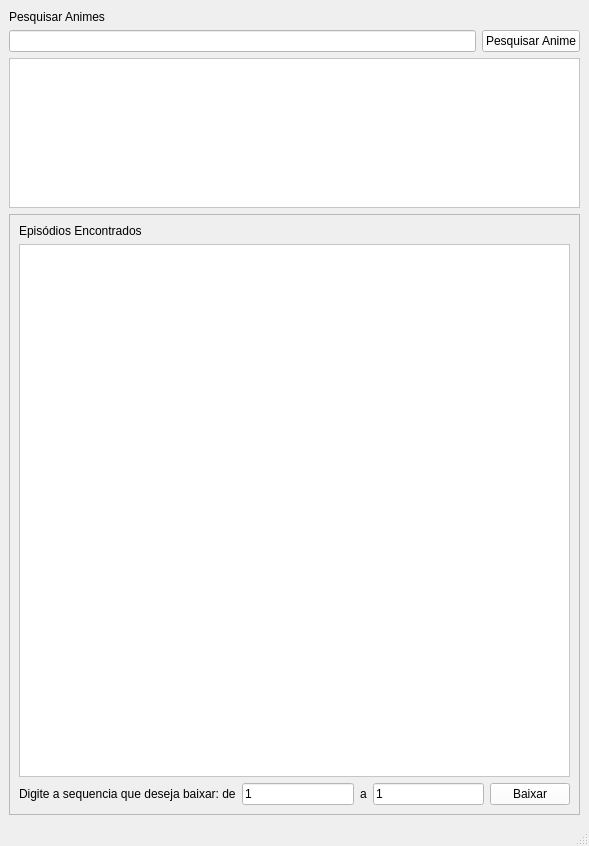
<?xml version="1.0" encoding="UTF-8"?>
<ui version="4.0">
 <class>MainWindow</class>
 <widget class="QMainWindow" name="MainWindow">
  <property name="geometry">
   <rect>
    <x>0</x>
    <y>0</y>
    <width>589</width>
    <height>846</height>
   </rect>
  </property>
  <property name="windowTitle">
   <string>Animesonline.club Downloader</string>
  </property>
  <widget class="QWidget" name="centralwidget">
   <layout class="QGridLayout" name="gridLayout_2">
    <item row="0" column="0">
     <layout class="QGridLayout" name="gridLayout">
      <item row="1" column="0">
       <widget class="QLineEdit" name="ed_nome">
        <property name="styleSheet">
         <string notr="true">background-color: rgb(255, 255, 255);</string>
        </property>
        <property name="text">
         <string/>
        </property>
       </widget>
      </item>
      <item row="1" column="1">
       <widget class="QPushButton" name="bt_pesquisar">
        <property name="styleSheet">
         <string notr="true">background-color: rgb(255, 255, 255);</string>
        </property>
        <property name="text">
         <string>Pesquisar Anime</string>
        </property>
       </widget>
      </item>
      <item row="2" column="0" colspan="2">
       <widget class="QListWidget" name="lista_animes">
        <property name="maximumSize">
         <size>
          <width>16777215</width>
          <height>150</height>
         </size>
        </property>
        <property name="styleSheet">
         <string notr="true">background-color: rgb(255, 255, 255);</string>
        </property>
       </widget>
      </item>
      <item row="3" column="0" colspan="2">
       <widget class="QFrame" name="frame">
        <property name="frameShape">
         <enum>QFrame::StyledPanel</enum>
        </property>
        <property name="frameShadow">
         <enum>QFrame::Raised</enum>
        </property>
        <layout class="QGridLayout" name="gridLayout_3">
         <item row="2" column="3">
          <widget class="QLineEdit" name="ed_fim">
           <property name="styleSheet">
            <string notr="true">background-color: rgb(255, 255, 255);</string>
           </property>
           <property name="text">
            <string>1</string>
           </property>
          </widget>
         </item>
         <item row="0" column="0">
          <widget class="QLabel" name="label_2">
           <property name="text">
            <string>Episódios Encontrados</string>
           </property>
          </widget>
         </item>
         <item row="2" column="2">
          <widget class="QLabel" name="label_4">
           <property name="text">
            <string>a</string>
           </property>
          </widget>
         </item>
         <item row="2" column="0">
          <widget class="QLabel" name="label_3">
           <property name="text">
            <string>Digite a sequencia que deseja baixar: de</string>
           </property>
          </widget>
         </item>
         <item row="2" column="1">
          <widget class="QLineEdit" name="ed_inicio">
           <property name="styleSheet">
            <string notr="true">background-color: rgb(255, 255, 255);</string>
           </property>
           <property name="text">
            <string>1</string>
           </property>
          </widget>
         </item>
         <item row="2" column="4">
          <widget class="QPushButton" name="bt_baixar_eps">
           <property name="styleSheet">
            <string notr="true">background-color: rgb(255, 255, 255);</string>
           </property>
           <property name="text">
            <string>Baixar</string>
           </property>
          </widget>
         </item>
         <item row="1" column="0" colspan="5">
          <widget class="QPlainTextEdit" name="lista_epsodios">
           <property name="styleSheet">
            <string notr="true">background-color: rgb(255, 255, 255);</string>
           </property>
          </widget>
         </item>
        </layout>
       </widget>
      </item>
      <item row="0" column="0" colspan="2">
       <widget class="QLabel" name="label">
        <property name="minimumSize">
         <size>
          <width>0</width>
          <height>15</height>
         </size>
        </property>
        <property name="maximumSize">
         <size>
          <width>500</width>
          <height>15</height>
         </size>
        </property>
        <property name="text">
         <string>Pesquisar Animes</string>
        </property>
       </widget>
      </item>
     </layout>
    </item>
   </layout>
  </widget>
  <widget class="QStatusBar" name="statusbar"/>
 </widget>
 <tabstops>
  <tabstop>ed_nome</tabstop>
  <tabstop>bt_pesquisar</tabstop>
  <tabstop>lista_animes</tabstop>
  <tabstop>lista_epsodios</tabstop>
  <tabstop>ed_inicio</tabstop>
  <tabstop>ed_fim</tabstop>
  <tabstop>bt_baixar_eps</tabstop>
 </tabstops>
 <resources/>
 <connections/>
</ui>
